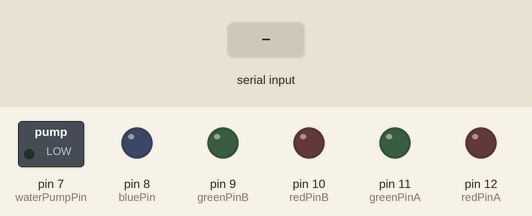
Recording of a sketch running on a simulated Arduino Uno, built with avr-gcc and run on an emulated ATmega328P. Parts: switched loads named in the sketch (green lamp = pin HIGH), output pins drawn as LEDs (lit = HIGH). The inputs (shaded band) are chosen by the test bench. What the sketch prints to the serial monitor is not drawn.

Above: at 1.2 s.
1.3 s: "i\n" received over Serial
At 3.7 s:
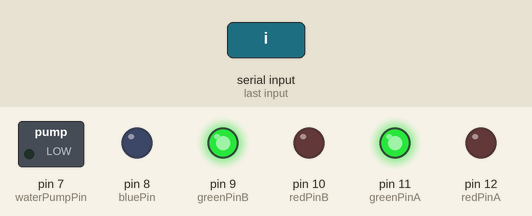
Timing chart, 0 to 8.3 s (numbered marks = the images above; inputs shaded):
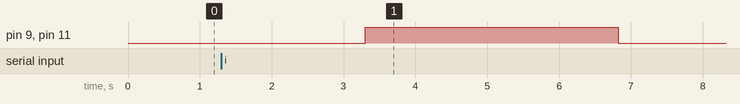

The sketch:

Project.ino
```cpp
String input = "";
// Soil moisture
#define sensorPinA A0
#define sensorPinB A1
double sensorValueA = 0;
double sensorValueB = 0;
//Water pump
#define waterPumpPin 7
String inputW = "";
//temp sensor
#define tempPinA A4
#define tempPinB A5
int tempValueA = 0;
double voltageA, temperatureA;
int tempValueB = 0;
double voltageB, temperatureB;
//light sensor
#define lightPinA A2
#define lightPinB A3
int lightValueA;
int lightValueB;
//leds
#define redPinA 12
#define greenPinA 11
#define redPinB 10
#define greenPinB 9
#define bluePin 8

void setup() {
  pinMode(waterPumpPin, OUTPUT);
  pinMode(redPinA, OUTPUT);
  pinMode(greenPinA, OUTPUT);
  pinMode(redPinB, OUTPUT);
  pinMode(greenPinB, OUTPUT);
  pinMode(bluePin, OUTPUT);
  Serial.begin(9600);
}

void loop() {
  Serial.println("--> Enter 'i' to display info: ");
  while (Serial.available() == 0) { //Wait for user input
  }

  if (Serial.available() > 0) { // check if something enters the serial buffer
    input = Serial.readString();
    input.trim(); //removing empty spaces
    Serial.println(input + "\n");
    if ( input.equals("i") ) {
      Serial.println("Fetching Data...Please Wait..\n");
      delay(1000);
      //---------------------- soil moisture code ----------------------
      sensorValueA = analogRead(sensorPinA); //Reading soil moisture value of plant A
      sensorValueB = analogRead(sensorPinB); //Reading soil moisture value of plant B
      //Soil status
      boolean isdryA = false;
      boolean isdryB = false;
      String soilStatusA = "";
      String soilStatusB = "";
      //Status of soil A
      if (sensorValueA < 750)
        soilStatusA = "Soil is moist... no need for watering";
      else if (sensorValueA > 750) {
        soilStatusA = "Soil is dry... needs watering";
        isdryA = true;
      }
      //Status of soil B
      if (sensorValueB < 750)
        soilStatusB = "Soil is moist... no need for watering";
      else if (sensorValueB > 750) {
        soilStatusB = "Soil is dry... needs watering";
        isdryB = true;
      }

      //---------------------- temp sensor code ----------------------
      //getting temp of A
      int tempValueA = analogRead(tempPinA);
      voltageA = tempValueA * (5000 / 1024.0); // in millivolts]
      voltageA = voltageA - 500; // using TMP36
      temperatureA = voltageA / 10; //convert millivolts to Celsius
      //getting temp of B
      int tempValueB = analogRead(tempPinB);
      voltageB = tempValueB * (5000 / 1024.0); // in millivolts
      voltageB = voltageB - 500; // using TMP36
      temperatureB = voltageB / 10; //convert millivolts to Celsius
      //Temp status
      String tempStatusA = "";
      String tempStatusB = "";
      //Temp status of A
      if (temperatureA <= 15)
        tempStatusA = "The Weather is cold";
      else if (temperatureA > 15 && temperatureA <= 23)
        tempStatusA = "The Weather is warm";
      else if (temperatureA > 23)
        tempStatusA = "The Weather is hot";
      //Temp status of B
      if (temperatureB <= 15)
        tempStatusB = "The Weather is cold";
      else if (temperatureB > 15 && temperatureB <= 23)
        tempStatusB = "The Weather is warm";
      else if (temperatureB > 23)
        tempStatusB = "The Weather is hot";

      //---------------------- light sensor code ----------------------
      lightValueA = analogRead(lightPinA);
      lightValueB = analogRead(lightPinB);
      //Light status
      String lightStatusA = "";
      String lightStatusB = "";
      //Status of soil A
      if (lightValueA <= 290)
        lightStatusA = "It is dim... Plant A needs light";
      else if (lightValueA > 290)
        lightStatusA = "It is bright... Plant A has sufficient light";
      //Status of soil B
      if (lightValueB <= 290)
        lightStatusB = "It is dim... Plant B needs light";
      else if (lightValueB > 290)
        lightStatusB = "It is bright... Plant B has sufficient light";

      //---------------------- leds code ----------------------
      if(isdryA)
        digitalWrite(redPinA, HIGH);
      else
        digitalWrite(greenPinA, HIGH);
      if(isdryB)
        digitalWrite(redPinB, HIGH);
      else
        digitalWrite(greenPinB, HIGH);

      //---------------------- displaying output code ----------------------
      Serial.println("-------------------------");
      //Showing the details of plant A
      Serial.println("🌿 Plant A 🌿 ");
      Serial.print("- 🌱 Soil Moisture Value: ");
      Serial.print(sensorValueA);
      Serial.print(" || ");
      Serial.println(soilStatusA);
      Serial.print("- 🌡 Temperature: ");
      Serial.print(temperatureA);
      Serial.print(" Celsius");
      Serial.print(" || ");
      Serial.println(tempStatusA);
      Serial.print("- ☀ Light: ");
      Serial.print(lightValueA);
      Serial.print(" || ");
      Serial.println(lightStatusA);
      Serial.println("-------------------------");
      //Showing the details of plant B
      Serial.println("🌿 Plant B 🌿 ");
      Serial.print("- 🌱 Soil Moisture Value: ");
      Serial.print(sensorValueB);
      Serial.print(" || ");
      Serial.println(soilStatusB);
      Serial.print("- 🌡 Temperature: ");
      Serial.print(temperatureB);
      Serial.print(" Celsius");
      Serial.print(" || ");
      Serial.println(tempStatusB);
      Serial.print("- ☀ Light: ");
      Serial.print(lightValueB);
      Serial.print(" || ");
      Serial.println(lightStatusB);
      Serial.println("-------------------------\n");

      //---------------------- water pump code ----------------------
      //if A or B are dry but not both
      if (isdryA ^ isdryB) {
        if(isdryA){
          Serial.println("⚠ Plants A is dry");
          Serial.println("--> Do you want to water plant A (y/n): ");
        }
        else if(isdryB){
          Serial.println("⚠ Plants B is dry");
          Serial.println("--> Do you want to water plant B (y/n): ");
        }
        while (Serial.available() == 0) { //Wait for user input
        }
        if (Serial.available() > 0) { // check if something enters the serial buffer
          inputW = Serial.readString();
          inputW.trim(); //removing empty spaces
          Serial.println(inputW + "\n");
          if ( inputW.equals("y") ){
            //water pump count down
            digitalWrite(bluePin, HIGH); //it is reapeted(high and low) for blinking effect
            Serial.println("\nBe ready, Pumping Water in 3 seconds...\n");
            delay(3000);
            digitalWrite(bluePin, LOW);
            Serial.print("3..");
            delay(1000);
            digitalWrite(bluePin, HIGH);
            Serial.print("2..");
            delay(1000);
            digitalWrite(bluePin, LOW);
            Serial.println("1..\n");
            delay(1000);
            digitalWrite(bluePin, HIGH);
            digitalWrite(waterPumpPin, HIGH);
            delay(4000);
            digitalWrite(bluePin, LOW);
            digitalWrite(waterPumpPin, LOW);
            Serial.println("Finished Watering\n");
          }
          else if ( inputW.equals("n") )
            Serial.println("OK... Don't forget to water it later\n");
          else { // if input != y or n
            Serial.println("-------------------------");
            Serial.println("Invalid Input!");
            Serial.println("-------------------------\n");
          }
        }
      }
      //else if both A and B are dry
      else if (isdryA && isdryB) {
        Serial.println("⚠ Plants A and B are dry");
        Serial.println("--> Do you want to water plant A and B (y/n): ");
        while (Serial.available() == 0) { //Wait for user input
        }
        if (Serial.available() > 0) { // check if something enters the serial buffer
          inputW = Serial.readString();
          inputW.trim(); //removing empty spaces
          Serial.println(inputW + "\n");
          if ( inputW.equals("y") ){
            Serial.println("Water will pump 2 times");
            //water pump count down
            digitalWrite(bluePin, HIGH);//it is reapeted(high and low) for blinking effect
            Serial.println("1- Be ready, Pumping Water in 3 seconds...\n");
            delay(3000);
            digitalWrite(bluePin, LOW);
            Serial.print("3..");
            delay(1000);
            digitalWrite(bluePin, HIGH);
            Serial.print("2..");
            delay(1000);
            digitalWrite(bluePin, LOW);
            Serial.println("1..\n");
            delay(1000);
            digitalWrite(bluePin, HIGH);
            digitalWrite(waterPumpPin, HIGH);
            delay(2000);
            digitalWrite(bluePin, LOW);
            digitalWrite(waterPumpPin, LOW);
            Serial.println("2- Be ready, Pumping Water in 3 seconds...\n");
            delay(3000);
            digitalWrite(bluePin, HIGH);
            Serial.print("3..");
            delay(1000);
            digitalWrite(bluePin, LOW);
            Serial.print("2..");
            delay(1000);
            digitalWrite(bluePin, HIGH);
            Serial.print("1..\n");
            delay(1000);
            digitalWrite(waterPumpPin, HIGH);
            delay(4000);
            digitalWrite(bluePin, LOW);
            digitalWrite(waterPumpPin, LOW);
            Serial.println("Finished Watering\n");
          }
          else if ( inputW.equals("n") )
            Serial.println("OK... Don't forget to water them later\n");

          else { // if input != y or n
            Serial.println("-------------------------");
            Serial.println("Invalid Input!");
            Serial.println("-------------------------\n");
          }
        }
      }
      else{
        Serial.print("Both plants have suffient amount of water!\n");
        delay(3000);
      }
      //turning off leds
      digitalWrite(redPinA, LOW);
      digitalWrite(greenPinA, LOW);
      digitalWrite(redPinB, LOW);
      digitalWrite(greenPinB, LOW);
    }
    else { // if input != i
      Serial.println("-------------------------");
      Serial.println("Invalid Input!");
      Serial.println("-------------------------\n");
    }

    delay(2000);
    // indicates end of current request and beginning of a new one
    Serial.println("____________________________________________________________________________________________________\n");
  }
}
```

Measured:
- after the input at 1.3 s, pin 9 (greenPinB), pin 11 (greenPinA): LOW → HIGH after 2.0 s, → LOW 3.5 s later
